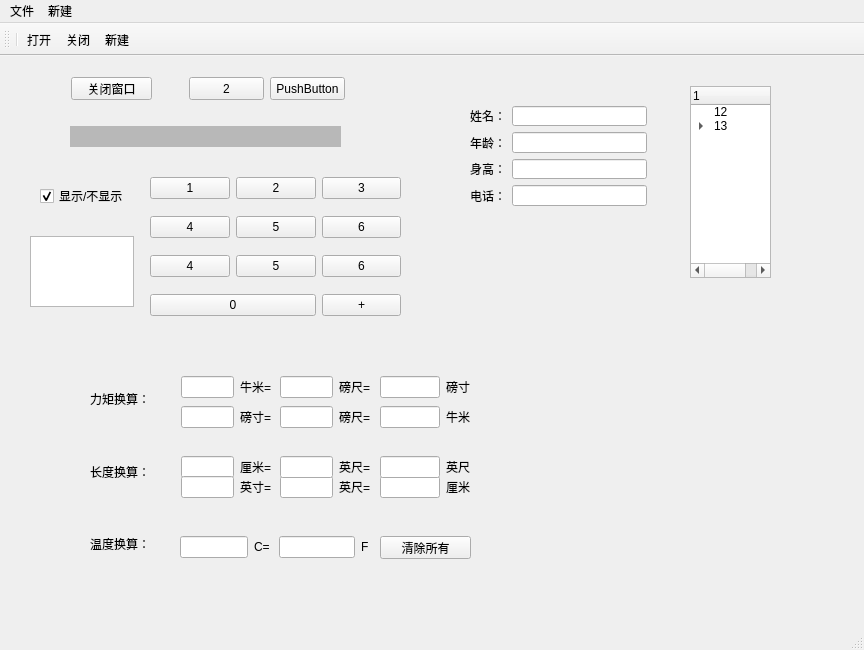
<?xml version="1.0" encoding="UTF-8"?>
<ui version="4.0">
 <class>MainWindow</class>
 <widget class="QMainWindow" name="MainWindow">
  <property name="geometry">
   <rect>
    <x>0</x>
    <y>0</y>
    <width>864</width>
    <height>650</height>
   </rect>
  </property>
  <property name="windowTitle">
   <string>这是我的</string>
  </property>
  <widget class="QWidget" name="centralwidget">
   <widget class="QPushButton" name="pushButton">
    <property name="geometry">
     <rect>
      <x>189</x>
      <y>21</y>
      <width>75</width>
      <height>23</height>
     </rect>
    </property>
    <property name="text">
     <string>2</string>
    </property>
   </widget>
   <widget class="QTreeWidget" name="treeWidget">
    <property name="geometry">
     <rect>
      <x>690</x>
      <y>30</y>
      <width>81</width>
      <height>192</height>
     </rect>
    </property>
    <column>
     <property name="text">
      <string>1</string>
     </property>
    </column>
    <item>
     <property name="text">
      <string>12</string>
     </property>
    </item>
    <item>
     <property name="text">
      <string>13</string>
     </property>
     <item>
      <property name="text">
       <string>13</string>
      </property>
     </item>
     <item>
      <property name="text">
       <string>15</string>
      </property>
     </item>
    </item>
   </widget>
   <widget class="QPushButton" name="pushButton_4">
    <property name="geometry">
     <rect>
      <x>270</x>
      <y>21</y>
      <width>75</width>
      <height>23</height>
     </rect>
    </property>
    <property name="text">
     <string>PushButton</string>
    </property>
   </widget>
   <widget class="QPushButton" name="pushButton_14">
    <property name="geometry">
     <rect>
      <x>71</x>
      <y>21</y>
      <width>81</width>
      <height>23</height>
     </rect>
    </property>
    <property name="text">
     <string>关闭窗口</string>
    </property>
   </widget>
   <widget class="Line" name="line">
    <property name="windowModality">
     <enum>Qt::ApplicationModal</enum>
    </property>
    <property name="geometry">
     <rect>
      <x>70</x>
      <y>70</y>
      <width>271</width>
      <height>21</height>
     </rect>
    </property>
    <property name="font">
     <font>
      <family>Agency FB</family>
      <pointsize>42</pointsize>
      <weight>50</weight>
      <italic>false</italic>
      <bold>false</bold>
     </font>
    </property>
    <property name="cursor">
     <cursorShape>SizeHorCursor</cursorShape>
    </property>
    <property name="lineWidth">
     <number>0</number>
    </property>
    <property name="midLineWidth">
     <number>22</number>
    </property>
    <property name="orientation">
     <enum>Qt::Horizontal</enum>
    </property>
   </widget>
   <widget class="QCheckBox" name="checkBox">
    <property name="geometry">
     <rect>
      <x>40</x>
      <y>130</y>
      <width>91</width>
      <height>20</height>
     </rect>
    </property>
    <property name="text">
     <string>显示/不显示</string>
    </property>
    <property name="checked">
     <bool>true</bool>
    </property>
   </widget>
   <widget class="QTextEdit" name="textEdit">
    <property name="geometry">
     <rect>
      <x>30</x>
      <y>180</y>
      <width>104</width>
      <height>71</height>
     </rect>
    </property>
   </widget>
   <widget class="QWidget" name="layoutWidget">
    <property name="geometry">
     <rect>
      <x>280</x>
      <y>420</y>
      <width>90</width>
      <height>22</height>
     </rect>
    </property>
    <layout class="QHBoxLayout" name="horizontalLayout_6">
     <item>
      <widget class="QLineEdit" name="lineEdit_10"/>
     </item>
     <item>
      <widget class="QLabel" name="label_13">
       <property name="text">
        <string>英尺=</string>
       </property>
      </widget>
     </item>
    </layout>
   </widget>
   <widget class="QWidget" name="layoutWidget_2">
    <property name="geometry">
     <rect>
      <x>280</x>
      <y>400</y>
      <width>90</width>
      <height>22</height>
     </rect>
    </property>
    <layout class="QHBoxLayout" name="horizontalLayout_7">
     <item>
      <widget class="QLineEdit" name="lineEdit_11"/>
     </item>
     <item>
      <widget class="QLabel" name="label_14">
       <property name="text">
        <string>英尺=</string>
       </property>
      </widget>
     </item>
    </layout>
   </widget>
   <widget class="QWidget" name="layoutWidget_3">
    <property name="geometry">
     <rect>
      <x>279</x>
      <y>480</y>
      <width>90</width>
      <height>22</height>
     </rect>
    </property>
    <layout class="QHBoxLayout" name="horizontalLayout_8">
     <item>
      <widget class="QLineEdit" name="lineEdit_12"/>
     </item>
     <item>
      <widget class="QLabel" name="label_15">
       <property name="text">
        <string>F</string>
       </property>
      </widget>
     </item>
    </layout>
   </widget>
   <widget class="QWidget" name="layoutWidget_4">
    <property name="geometry">
     <rect>
      <x>280</x>
      <y>350</y>
      <width>90</width>
      <height>22</height>
     </rect>
    </property>
    <layout class="QHBoxLayout" name="horizontalLayout_9">
     <item>
      <widget class="QLineEdit" name="lineEdit_13"/>
     </item>
     <item>
      <widget class="QLabel" name="label_16">
       <property name="text">
        <string>磅尺=</string>
       </property>
      </widget>
     </item>
    </layout>
   </widget>
   <widget class="QWidget" name="layoutWidget_5">
    <property name="geometry">
     <rect>
      <x>280</x>
      <y>320</y>
      <width>90</width>
      <height>22</height>
     </rect>
    </property>
    <layout class="QHBoxLayout" name="horizontalLayout_10">
     <item>
      <widget class="QLineEdit" name="lineEdit_14"/>
     </item>
     <item>
      <widget class="QLabel" name="label_17">
       <property name="text">
        <string>磅尺=</string>
       </property>
      </widget>
     </item>
    </layout>
   </widget>
   <widget class="QWidget" name="layoutWidget_6">
    <property name="geometry">
     <rect>
      <x>380</x>
      <y>420</y>
      <width>90</width>
      <height>22</height>
     </rect>
    </property>
    <layout class="QHBoxLayout" name="horizontalLayout_11">
     <item>
      <widget class="QLineEdit" name="lineEdit_15"/>
     </item>
     <item>
      <widget class="QLabel" name="label_18">
       <property name="text">
        <string>厘米</string>
       </property>
      </widget>
     </item>
    </layout>
   </widget>
   <widget class="QWidget" name="layoutWidget_7">
    <property name="geometry">
     <rect>
      <x>380</x>
      <y>400</y>
      <width>90</width>
      <height>22</height>
     </rect>
    </property>
    <layout class="QHBoxLayout" name="horizontalLayout_12">
     <item>
      <widget class="QLineEdit" name="lineEdit_16"/>
     </item>
     <item>
      <widget class="QLabel" name="label_19">
       <property name="text">
        <string>英尺</string>
       </property>
      </widget>
     </item>
    </layout>
   </widget>
   <widget class="QWidget" name="layoutWidget_9">
    <property name="geometry">
     <rect>
      <x>380</x>
      <y>350</y>
      <width>90</width>
      <height>22</height>
     </rect>
    </property>
    <layout class="QHBoxLayout" name="horizontalLayout_14">
     <item>
      <widget class="QLineEdit" name="lineEdit_18"/>
     </item>
     <item>
      <widget class="QLabel" name="label_21">
       <property name="text">
        <string>牛米</string>
       </property>
      </widget>
     </item>
    </layout>
   </widget>
   <widget class="QWidget" name="layoutWidget_10">
    <property name="geometry">
     <rect>
      <x>380</x>
      <y>320</y>
      <width>90</width>
      <height>22</height>
     </rect>
    </property>
    <layout class="QHBoxLayout" name="horizontalLayout_15">
     <item>
      <widget class="QLineEdit" name="lineEdit_19"/>
     </item>
     <item>
      <widget class="QLabel" name="label_22">
       <property name="text">
        <string>磅寸</string>
       </property>
      </widget>
     </item>
    </layout>
   </widget>
   <widget class="QPushButton" name="pushButton_15">
    <property name="geometry">
     <rect>
      <x>380</x>
      <y>480</y>
      <width>91</width>
      <height>23</height>
     </rect>
    </property>
    <property name="text">
     <string>清除所有</string>
    </property>
   </widget>
   <widget class="QWidget" name="layoutWidget">
    <property name="geometry">
     <rect>
      <x>470</x>
      <y>50</y>
      <width>177</width>
      <height>100</height>
     </rect>
    </property>
    <layout class="QFormLayout" name="formLayout">
     <item row="0" column="0">
      <widget class="QLabel" name="label">
       <property name="text">
        <string>姓名：</string>
       </property>
      </widget>
     </item>
     <item row="0" column="1">
      <widget class="QLineEdit" name="lineEdit"/>
     </item>
     <item row="1" column="0">
      <widget class="QLabel" name="label_2">
       <property name="text">
        <string>年龄：</string>
       </property>
      </widget>
     </item>
     <item row="1" column="1">
      <widget class="QLineEdit" name="lineEdit_2"/>
     </item>
     <item row="2" column="0">
      <widget class="QLabel" name="label_3">
       <property name="text">
        <string>身高：</string>
       </property>
      </widget>
     </item>
     <item row="3" column="0">
      <widget class="QLabel" name="label_4">
       <property name="text">
        <string>电话：</string>
       </property>
      </widget>
     </item>
     <item row="3" column="1">
      <widget class="QLineEdit" name="lineEdit_4"/>
     </item>
     <item row="2" column="1">
      <widget class="QLineEdit" name="lineEdit_3"/>
     </item>
    </layout>
   </widget>
   <widget class="QWidget" name="layoutWidget">
    <property name="geometry">
     <rect>
      <x>150</x>
      <y>110</y>
      <width>251</width>
      <height>161</height>
     </rect>
    </property>
    <layout class="QGridLayout" name="gridLayout">
     <item row="0" column="0">
      <widget class="QPushButton" name="pushButton_6">
       <property name="text">
        <string>1</string>
       </property>
      </widget>
     </item>
     <item row="0" column="1">
      <widget class="QPushButton" name="pushButton_5">
       <property name="text">
        <string>2</string>
       </property>
      </widget>
     </item>
     <item row="0" column="2">
      <widget class="QPushButton" name="pushButton_2">
       <property name="text">
        <string>3</string>
       </property>
      </widget>
     </item>
     <item row="1" column="0">
      <widget class="QPushButton" name="pushButton_3">
       <property name="text">
        <string>4</string>
       </property>
      </widget>
     </item>
     <item row="1" column="1">
      <widget class="QPushButton" name="pushButton_7">
       <property name="text">
        <string>5</string>
       </property>
      </widget>
     </item>
     <item row="1" column="2">
      <widget class="QPushButton" name="pushButton_8">
       <property name="text">
        <string>6</string>
       </property>
      </widget>
     </item>
     <item row="2" column="0">
      <widget class="QPushButton" name="pushButton_9">
       <property name="text">
        <string>4</string>
       </property>
      </widget>
     </item>
     <item row="2" column="1">
      <widget class="QPushButton" name="pushButton_11">
       <property name="text">
        <string>5</string>
       </property>
      </widget>
     </item>
     <item row="2" column="2">
      <widget class="QPushButton" name="pushButton_10">
       <property name="text">
        <string>6</string>
       </property>
      </widget>
     </item>
     <item row="3" column="0" colspan="2">
      <widget class="QPushButton" name="pushButton_12">
       <property name="text">
        <string>0</string>
       </property>
      </widget>
     </item>
     <item row="3" column="2">
      <widget class="QPushButton" name="pushButton_13">
       <property name="text">
        <string>+</string>
       </property>
      </widget>
     </item>
    </layout>
   </widget>
   <widget class="QWidget" name="layoutWidget">
    <property name="geometry">
     <rect>
      <x>90</x>
      <y>310</y>
      <width>62</width>
      <height>211</height>
     </rect>
    </property>
    <layout class="QVBoxLayout" name="verticalLayout">
     <item>
      <widget class="QLabel" name="label_5">
       <property name="text">
        <string>力矩换算：</string>
       </property>
      </widget>
     </item>
     <item>
      <widget class="QLabel" name="label_6">
       <property name="text">
        <string>长度换算：</string>
       </property>
      </widget>
     </item>
     <item>
      <widget class="QLabel" name="label_7">
       <property name="text">
        <string>温度换算：</string>
       </property>
      </widget>
     </item>
    </layout>
   </widget>
   <widget class="QWidget" name="layoutWidget">
    <property name="geometry">
     <rect>
      <x>181</x>
      <y>320</y>
      <width>90</width>
      <height>22</height>
     </rect>
    </property>
    <layout class="QHBoxLayout" name="horizontalLayout">
     <item>
      <widget class="QLineEdit" name="lineEdit_5"/>
     </item>
     <item>
      <widget class="QLabel" name="label_8">
       <property name="text">
        <string>牛米=</string>
       </property>
      </widget>
     </item>
    </layout>
   </widget>
   <widget class="QWidget" name="layoutWidget">
    <property name="geometry">
     <rect>
      <x>181</x>
      <y>350</y>
      <width>90</width>
      <height>22</height>
     </rect>
    </property>
    <layout class="QHBoxLayout" name="horizontalLayout_2">
     <item>
      <widget class="QLineEdit" name="lineEdit_6"/>
     </item>
     <item>
      <widget class="QLabel" name="label_9">
       <property name="text">
        <string>磅寸=</string>
       </property>
      </widget>
     </item>
    </layout>
   </widget>
   <widget class="QWidget" name="layoutWidget">
    <property name="geometry">
     <rect>
      <x>181</x>
      <y>400</y>
      <width>90</width>
      <height>22</height>
     </rect>
    </property>
    <layout class="QHBoxLayout" name="horizontalLayout_3">
     <item>
      <widget class="QLineEdit" name="lineEdit_7"/>
     </item>
     <item>
      <widget class="QLabel" name="label_10">
       <property name="text">
        <string>厘米=</string>
       </property>
      </widget>
     </item>
    </layout>
   </widget>
   <widget class="QWidget" name="layoutWidget">
    <property name="geometry">
     <rect>
      <x>181</x>
      <y>420</y>
      <width>90</width>
      <height>22</height>
     </rect>
    </property>
    <layout class="QHBoxLayout" name="horizontalLayout_4">
     <item>
      <widget class="QLineEdit" name="lineEdit_8"/>
     </item>
     <item>
      <widget class="QLabel" name="label_11">
       <property name="text">
        <string>英寸=</string>
       </property>
      </widget>
     </item>
    </layout>
   </widget>
   <widget class="QWidget" name="layoutWidget">
    <property name="geometry">
     <rect>
      <x>180</x>
      <y>480</y>
      <width>90</width>
      <height>22</height>
     </rect>
    </property>
    <layout class="QHBoxLayout" name="horizontalLayout_5">
     <item>
      <widget class="QLineEdit" name="lineEdit_9"/>
     </item>
     <item>
      <widget class="QLabel" name="label_12">
       <property name="text">
        <string>C=</string>
       </property>
      </widget>
     </item>
    </layout>
   </widget>
  </widget>
  <widget class="QMenuBar" name="menubar">
   <property name="geometry">
    <rect>
     <x>0</x>
     <y>0</y>
     <width>864</width>
     <height>23</height>
    </rect>
   </property>
   <widget class="QMenu" name="menu">
    <property name="title">
     <string>文件</string>
    </property>
   </widget>
   <widget class="QMenu" name="menu_2">
    <property name="title">
     <string>新建</string>
    </property>
   </widget>
   <addaction name="menu"/>
   <addaction name="menu_2"/>
  </widget>
  <widget class="QStatusBar" name="statusbar"/>
  <widget class="QToolBar" name="toolBar">
   <property name="windowTitle">
    <string>toolBar</string>
   </property>
   <attribute name="toolBarArea">
    <enum>TopToolBarArea</enum>
   </attribute>
   <attribute name="toolBarBreak">
    <bool>false</bool>
   </attribute>
   <addaction name="separator"/>
   <addaction name="action"/>
   <addaction name="action_2"/>
   <addaction name="action_3"/>
  </widget>
  <action name="action">
   <property name="checkable">
    <bool>true</bool>
   </property>
   <property name="text">
    <string>打开</string>
   </property>
   <property name="toolTip">
    <string>打开</string>
   </property>
  </action>
  <action name="action_2">
   <property name="checkable">
    <bool>true</bool>
   </property>
   <property name="text">
    <string>关闭</string>
   </property>
   <property name="toolTip">
    <string>关闭</string>
   </property>
  </action>
  <action name="action_3">
   <property name="checkable">
    <bool>true</bool>
   </property>
   <property name="text">
    <string>新建</string>
   </property>
  </action>
 </widget>
 <resources/>
 <connections>
  <connection>
   <sender>pushButton_14</sender>
   <signal>clicked()</signal>
   <receiver>MainWindow</receiver>
   <slot>close()</slot>
   <hints>
    <hint type="sourcelabel">
     <x>113</x>
     <y>78</y>
    </hint>
    <hint type="destinationlabel">
     <x>104</x>
     <y>143</y>
    </hint>
   </hints>
  </connection>
  <connection>
   <sender>checkBox</sender>
   <signal>toggled(bool)</signal>
   <receiver>textEdit</receiver>
   <slot>setEnabled(bool)</slot>
   <hints>
    <hint type="sourcelabel">
     <x>102</x>
     <y>185</y>
    </hint>
    <hint type="destinationlabel">
     <x>100</x>
     <y>229</y>
    </hint>
   </hints>
  </connection>
 </connections>
</ui>
